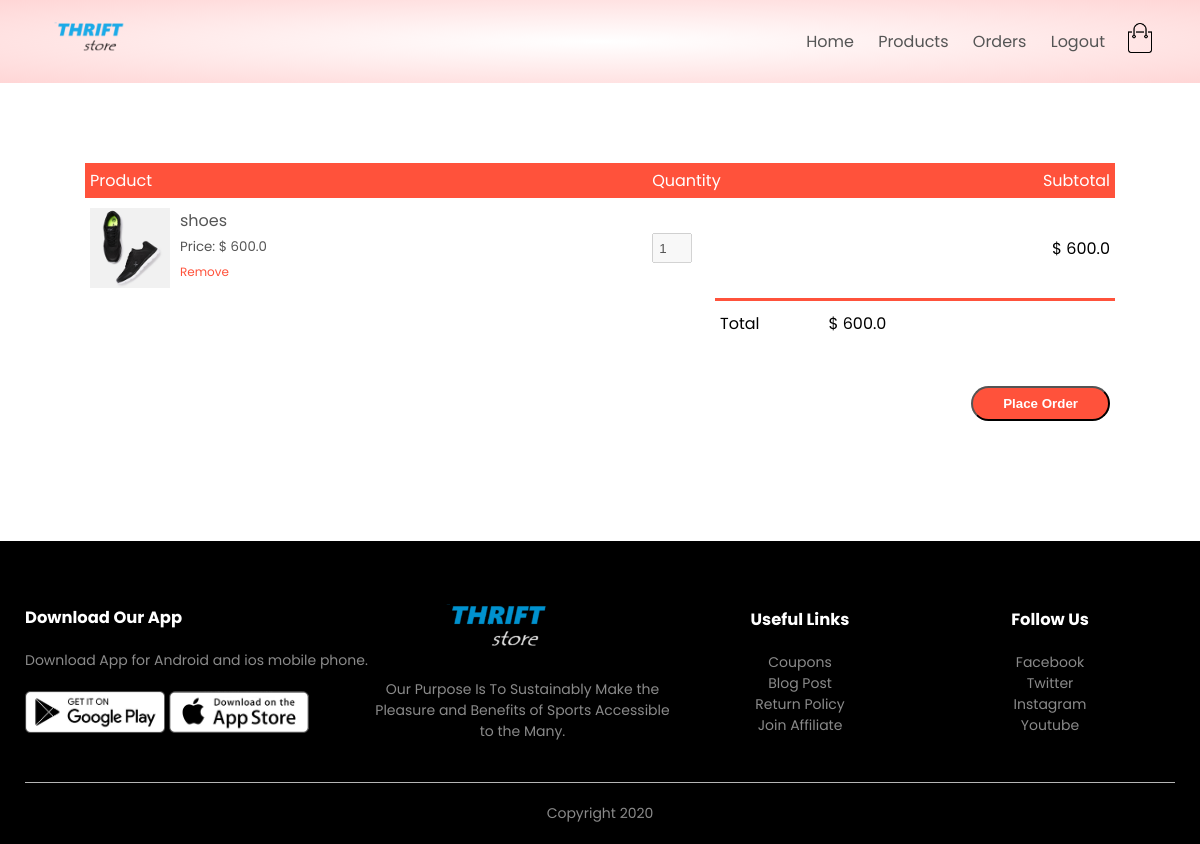
The page /order/show_cart (signed in) on the database its author committed.
### orders/models.py (models this page shows, shortened)
class OrderItem(models.Model):
    product=models.ForeignKey(Product,related_name='added_carts',on_delete=models.SET_NULL,null=True)
    quantity=models.IntegerField(default=1)
    owner=models.ForeignKey(Order,on_delete=models.CASCADE,related_name='added_items')

class Order(models.Model):
    LIVE=1
    DELETE=0
    DELETE_CHOICES=((LIVE,'live'),(DELETE,'Delete'))
    CART_STAGE=0
    ORDER_CONFIRMED=1
    ORDER_PROCESSED=2
    ORDER_DELIVERED=3
    ORDER_REJECTED=4
    STATUS_CHOICE=((ORDER_PROCESSED,"ORDER_PROCESSED"),
                   (ORDER_DELIVERED,"ORDER_DELIVERED"),
                   (ORDER_REJECTED,"ORDER_REJECTED")
                )
    order_status=models.IntegerField(choices=STATUS_CHOICE,default=CART_STAGE)
    total_price=models.FloatField(default=0)
    owner=models.ForeignKey(Customer, on_delete=models.SET_NULL,null=True,related_name='orders')
    delete_status=models.IntegerField(choices=DELETE_CHOICES,default=LIVE)
    created_at=models.DateTimeField(auto_now_add=True)
    updated_at=models.DateTimeField(auto_now=True)

### products/models.py (models this page shows, shortened)
class Product(models.Model):
    LIVE=1
    DELETE=0
    DELETE_CHOICES=((LIVE,'live'),(DELETE,'Delete'))
    title=models.CharField(max_length=250)
    price=models.FloatField()
    description=models.TextField()
    image=models.ImageField(upload_to='media/')
    priority=models.IntegerField(default=0)
    delete_status=models.IntegerField(choices=DELETE_CHOICES,default=LIVE)
    created_at=models.DateTimeField(auto_now_add=True)
    updated_at=models.DateTimeField(auto_now=True)

### orders/views.py (the view)
# urls.py: path('show_cart',views.show_cart,name='show_cart'),
def show_cart(request):
    user=request.user
    customer=user.customer_profile
    cart_obj,created=Order.objects.get_or_create(
        owner=customer,
        order_status=Order.CART_STAGE
    )
    context={'cart':cart_obj}
    return render(request,'cart.html',context)

### orders/templatetags/gettotal.py (called while the page is built)
@register.simple_tag(name='gettotal')
def gettotal(cart):
    total=0
    for item in cart.added_items.all():
        total+=item.quantity*item.product.price
    return total

### orders/templatetags/multiply.py (called while the page is built)
@register.simple_tag(name='multiply')
def multiply(a,b):
    return a*b

### templates/cart.html
{% extends 'without_banner.html' %}
{% block content %}
{% if messages %}
<div class="message-container">
{% for message in messages %}
    <li class="{{message.tags}}">{{ message }}</li>
{% endfor %}
</div>
{% else %}
{% include 'cart_container.html' %}
{% endif %}
{% endblock content %}

### templates/cart_container.html (shortened to what this page needs)
{% load static %}
{% load multiply %}
{% load gettotal %}
<div class="small-container cart-page">
    {% if cart %}
    <table>
        <tbody><tr>
            <th>Product</th>
            <th>Quantity</th>
            <th>Subtotal</th>
        </tr>
        {% for cart_item in cart.added_items.all %}
        <tr>
            <td>
                <div class="cart-info">
                    <img src="{{ cart_item.product.image.url}}">
                    <div>
                        <p>{{ cart_item.product.title}}</p>
                        <small>Price: $ {{ cart_item.product.price}}</small>
                        <br>
                        <a href="{% url 'remove_item_cart' cart_item.id %}">Remove</a>
                    </div>
                </div>
            </td>
            <td><input type="number" disabled value="{{ cart_item.quantity}}"></td>
            <td>$ {% multiply cart_item.product.price cart_item.quantity %}</td>
        </tr>
{% endfor %}
    </tbody></table>
    <div class="total-price">
        <table>
            <tbody>
            <tr>
                <td>Total</td>
                <td>$ {% gettotal cart %}</td>
            </tr>
            <tr>
                <td colspan="2"></td>
                <form action="{% url 'checkout_cart' %}" method="post" enctype="multipart/form-data">
                    <td><button type="submit" style="font-weight: bold;" class="btn">Place Order</button></td>
                </form>
            </tr>
        </tbody></table>
    </div>
    {% else %}
    <p>Cart is Empty</p>
    {% endif %}
</div>

### static/css/style.css (style rules this page uses)
* { margin: 0; padding: 0; box-sizing: border-box; }
body { font-family: 'Poppins', sans-serif; }
a { text-decoration: none; color: #555; }
p { color: #555; }
.btn { display: inline-block; background: #ff523b; color: white; padding: 8px 30px; margin: 30px 0; border-radius: 30px; transition: background 0.5s; }
.small-container { max-width: 1080px; margin: auto; padding-left: 25px; padding-right: 25px; }
small { color: #555; }
.cart-page { margin: 80px auto; }
table { width: 100%; border-collapse: collapse; }
.cart-info { display: flex; flex-wrap: wrap; }
th { text-align: left; padding: 5px; color: #fff; background: #ff523b; font-weight: normal; }
td { padding: 10px 5px; }
td input { width: 40px; height: 30px; padding: 5px; }
td a { color: #ff523b; font-size: 12px; }
td img { width: 80px; height: 80px; margin-right: 10px; }
.total-price { display: flex; justify-content: flex-end; }
.total-price table { border-top: 3px solid #ff523b; width: 100%; max-width: 400px; }
td:last-child { text-align: right; }
th:last-child { text-align: right; }

### rows shown on the page
OrderItem: product.image (picture), product "shoes", product.price "600.0", quantity "1", product+quantity "600.0"
Order: id.price "600.0"
